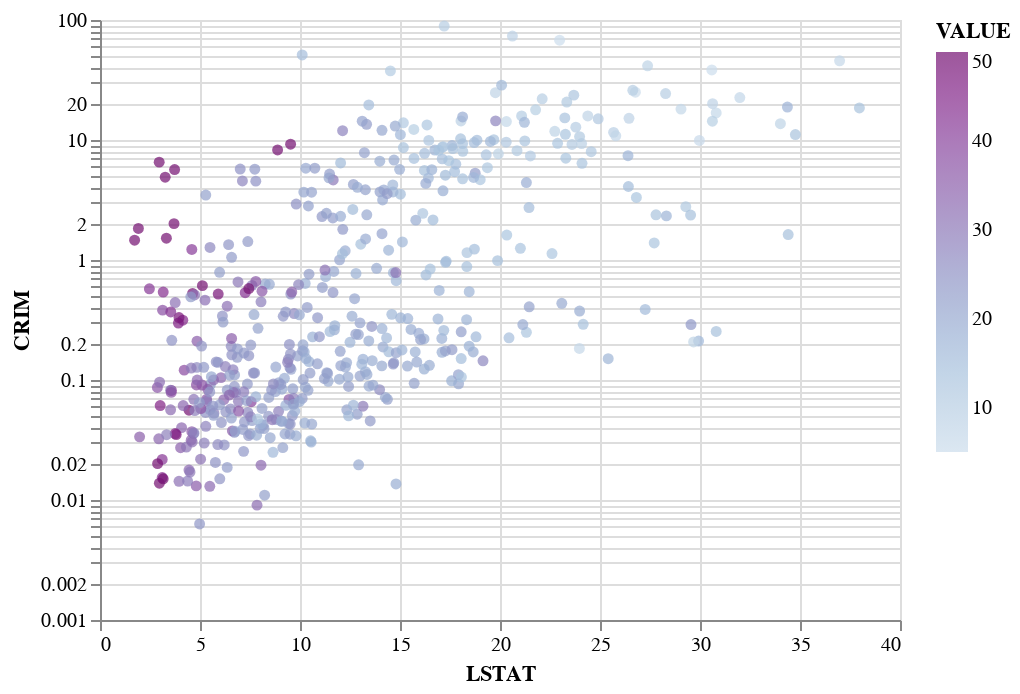

Write notebook code for a chart like this one.
### Markdown cell above
Yendo un paso más allá, es posible que se quiera estudiar la relación entre tres variables: por ejemplo, dos variables que pueden ser importantes vs. la variable "resultado" del análisis (en este caso, la variable de interés es el precio, y las demás son "factores que influyen en el precio", pero no se está estudiando específicamente las relaciones entre ellas. Para ello, es posible codificar la tercera variable mediante el color, por ejemplo.

Adicionalmente, y especialmente cuando se están tratando de entender muchas variables al mismo tiempo, puede ser de gran ulitidad añadir interactividad a los gráficos (especialmente si no resulta muy complicado, claro... un científico de datos llevando a cabo un análisis exploratorio no quiere dedicar un tiempo significativo a programar gráficos interactivos, sino utiilzar librerías que le den el trabajo resuelto). En este caso vamos a añadir dos tipos de interactividad muy interesantes: la posibilidad de moverse por el gráfico (para mover el gráfico, mantener pulsado el botón central del ratón mientras se mueve; para alejarse o acercarse, girar la ruedecita del ratón, para resetear el gráfico, hacer doble click) y la posibilidad de ver detalles adicionales de un punto en el gráfico (para ello, basta dejar el ratón sobre el punto correspondiente, y aparece una leyenda con los valores de otras variables relacionadas). Este tipo de visualizaciones pueden ahorrar muchísimo tiempo para conseguir entender, por ejemplo, los valores extremos de un conjunto de datos, las variables más significativas, los patrones de agrupamiento de los datos, etc.

### Code cell
# Para hacer que sea posible moverse por el gráfico, se añade .interactive()
# Para que aparezcan detalles adicionales, simplemente hay que codificar variables
# como "tooltip"

alt.Chart(data = boston, height = 300, width = 400).mark_point(filled = True)\
    .encode(x = 'LSTAT:Q',
            y=alt.Y('CRIM:Q', scale = alt.Scale(type = 'log')),
            color = alt.Color('VALUE:Q', scale=alt.Scale(scheme="bluepurple")),
            tooltip=['ZN', 'INDUS', 'RAD', 'TAX'])\
    .interactive()

### Figure 1 — Vega-Lite specification as saved in the notebook (floating-point values rounded to 4 significant figures; data arrays with more than 128 entries replaced by an {"elided": "..."} marker saying what was removed)
{"config": {"view": {"continuousWidth": 400, "continuousHeight": 300}}, "data": {"name": "data-fd88706d7dded4ae1ce32ccad75c9d60"}, "mark": {"type": "point", "filled": true}, "encoding": {"color": {"type": "quantitative", "field": "VALUE", "scale": {"scheme": "bluepurple"}}, "tooltip": [{"type": "quantitative", "field": "ZN"}, {"type": "quantitative", "field": "INDUS"}, {"type": "quantitative", "field": "RAD"}, {"type": "quantitative", "field": "TAX"}], "x": {"type": "quantitative", "field": "LSTAT"}, "y": {"type": "quantitative", "field": "CRIM", "scale": {"type": "log"}}}, "height": 300, "selection": {"selector002": {"type": "interval", "bind": "scales", "encodings": ["x", "y"]}}, "width": 400, "$schema": "https://vega.github.io/schema/vega-lite/v4.8.1.json", "datasets": {"data-fd88706d7dded4ae1ce32ccad75c9d60": {"elided": "506 records"}}}
